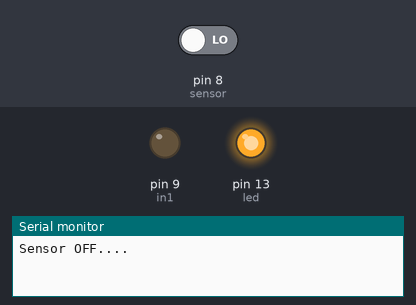
A sketch run on a simulated Arduino Uno, built with avr-gcc and run on an emulated ATmega328P. Shown: output pins drawn as LEDs (lit = HIGH), the last lines printed to the serial monitor. The inputs (shaded band) are chosen by the test bench; at power-on: pin 8 (sensor) LOW.

Above: at 4.2 s.
4.3 s: pin 8 (sensor) driven HIGH
At 7.0 s:
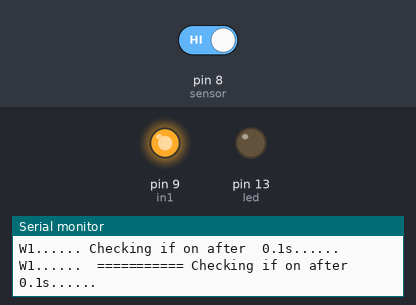
7.3 s: pin 8 (sensor) driven LOW
At 11.1 s:
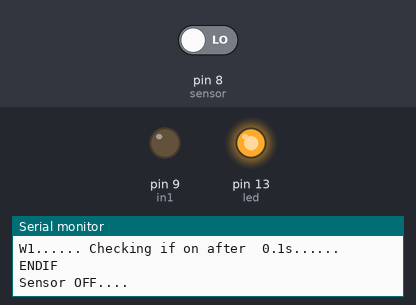
Timing chart, 0 to 12.6 s (numbered marks = the images above; inputs shaded):
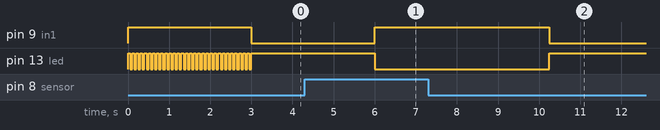

The sketch:

AC2.ino
```cpp
int in1 = 9;
int sensor = 8;
int led = 13;
unsigned long t=0;
unsigned long t2=0;

void setup()
{
  Serial.begin(9600);
  pinMode(in1, OUTPUT);
  pinMode(sensor, INPUT);
  pinMode(led, OUTPUT);

  digitalWrite(in1,HIGH);
  digitalWrite(led,LOW);

  while(millis()<3000)
  {
    digitalWrite(led,HIGH);
    delay(50);
    digitalWrite(led,LOW);
    delay(50);
  }
  digitalWrite(led,LOW);

}


void loop()
{
  if(digitalRead(sensor) == HIGH)
  {
  Serial.println("Sensor ON.... ");
  t=millis();
  digitalWrite(in1,HIGH);
  while(millis()<(t+3000))

  {
  Serial.print("W1...... ");
  digitalWrite(in1,HIGH);
  digitalWrite(led,LOW);
  if((millis()>(t+100))&&(digitalRead(sensor)==HIGH))
      {
       Serial.print(" =========== ");
       t=millis();
      }
  Serial.println("Checking if on after  0.1s...... ");
  }
  Serial.println("ENDIF");
  }

  else{
  Serial.println("Sensor OFF.... ");
  t2=millis();
  while(millis()<(t2+3000))
  {

  digitalWrite(in1,LOW);
  digitalWrite(led,HIGH);
  if((millis()>(t2+1500))&&(digitalRead(sensor)==LOW))
      {
       t2=millis();
      }
  }
  }
}
```

Measured:
- after the input at 4.3 s, pin 9 (in1): LOW → HIGH after 1.7 s; pin 13 (led): HIGH → LOW after 1.7 s
- after the input at 7.3 s, pin 9 (in1): HIGH → LOW after 2.9 s; pin 13 (led): LOW → HIGH after 2.9 s
- by itself, pin 13 (led): alternates HIGH for 0.05 s and LOW for 0.05 s, 60 changes in all, then stays HIGH
